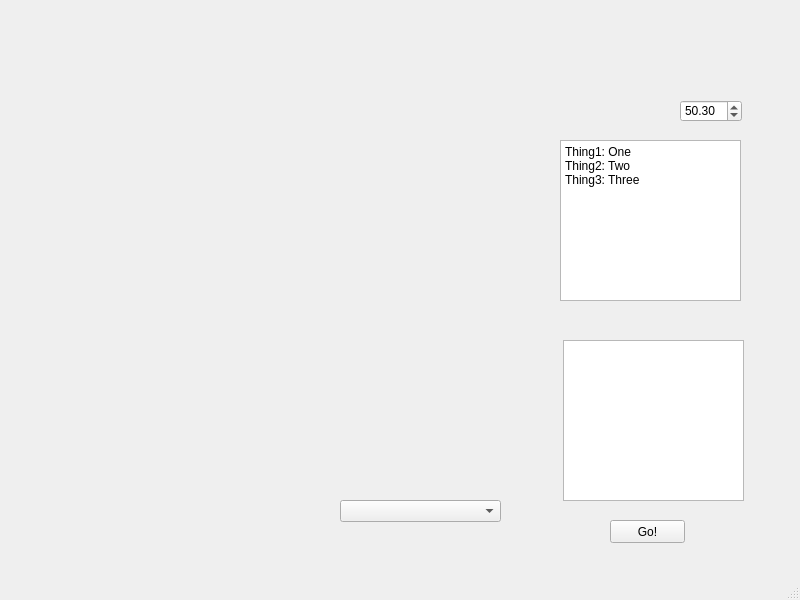
<?xml version="1.0" encoding="UTF-8"?>
<ui version="4.0">
 <class>MainWindow</class>
 <widget class="QMainWindow" name="MainWindow">
  <property name="geometry">
   <rect>
    <x>0</x>
    <y>0</y>
    <width>800</width>
    <height>600</height>
   </rect>
  </property>
  <property name="windowTitle">
   <string>MainWindow</string>
  </property>
  <widget class="QWidget" name="centralwidget">
   <widget class="QDoubleSpinBox" name="spinBox">
    <property name="geometry">
     <rect>
      <x>680</x>
      <y>100</y>
      <width>62</width>
      <height>22</height>
     </rect>
    </property>
    <property name="value">
     <double>50.299999999999997</double>
    </property>
   </widget>
   <widget class="QComboBox" name="comboBox">
    <property name="geometry">
     <rect>
      <x>340</x>
      <y>500</y>
      <width>161</width>
      <height>22</height>
     </rect>
    </property>
   </widget>
   <widget class="QPlainTextEdit" name="textBox">
    <property name="geometry">
     <rect>
      <x>560</x>
      <y>140</y>
      <width>181</width>
      <height>161</height>
     </rect>
    </property>
    <property name="plainText">
     <string>Thing1: One
Thing2: Two
Thing3: Three</string>
    </property>
   </widget>
   <widget class="QPlainTextEdit" name="metadata">
    <property name="geometry">
     <rect>
      <x>563</x>
      <y>340</y>
      <width>181</width>
      <height>161</height>
     </rect>
    </property>
   </widget>
   <widget class="QPushButton" name="goButton">
    <property name="geometry">
     <rect>
      <x>610</x>
      <y>520</y>
      <width>75</width>
      <height>23</height>
     </rect>
    </property>
    <property name="text">
     <string>Go!</string>
    </property>
   </widget>
  </widget>
  <widget class="QMenuBar" name="menubar">
   <property name="geometry">
    <rect>
     <x>0</x>
     <y>0</y>
     <width>800</width>
     <height>21</height>
    </rect>
   </property>
  </widget>
  <widget class="QStatusBar" name="statusbar"/>
 </widget>
 <resources/>
 <connections/>
</ui>
